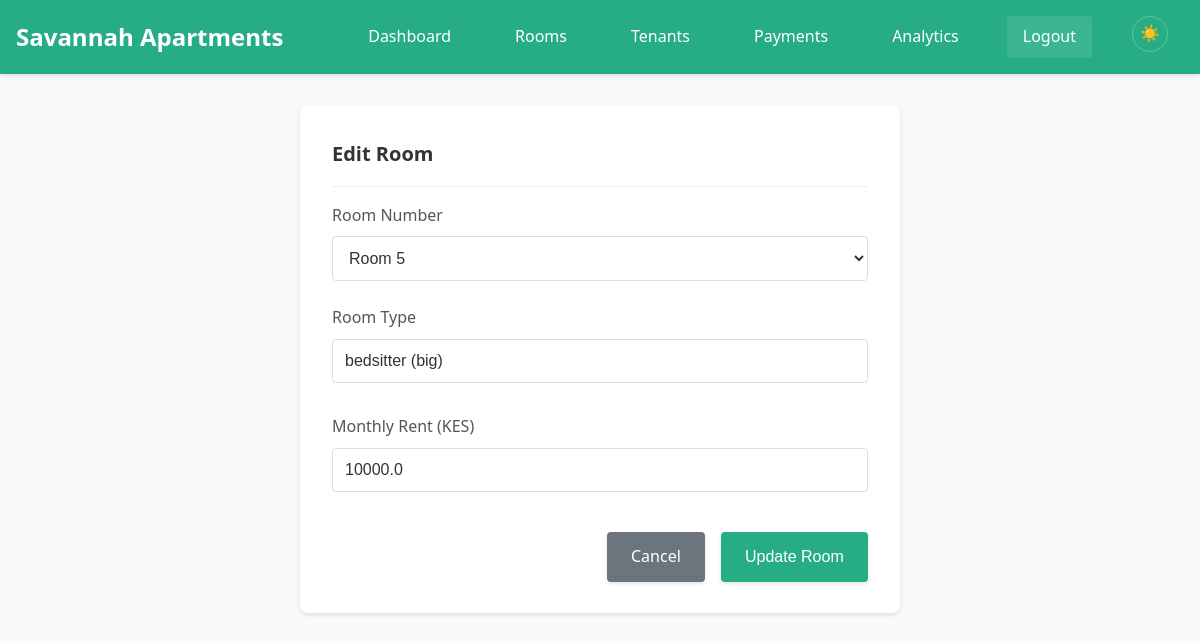
The page /rooms/edit/5 (signed in) on the database its author committed.
### tables this page shows
CREATE TABLE rooms (
            room_id INTEGER PRIMARY KEY AUTOINCREMENT,
            room_number TEXT UNIQUE NOT NULL,
            room_type TEXT NOT NULL,
            monthly_rent REAL NOT NULL,
            status TEXT DEFAULT 'vacant'
        );

### app.py (the view, shortened to what this page needs)
@app.route('/rooms/edit/<int:room_id>', methods=['GET', 'POST'])
@login_required
def edit_room(room_id):
    conn = get_db_connection()
    room = conn.execute('SELECT * FROM rooms WHERE room_id = ?', (room_id,)).fetchone()
    conn.close()
    if not room:
        flash('Room not found!', 'error')
        return redirect(url_for('rooms'))
    return render_template('room_form.html', room=room)

### app.py (called while the page is built)
def get_db_connection():
    conn = sqlite3.connect(DATABASE, timeout=20.0)
    conn.row_factory = sqlite3.Row
    conn.execute('PRAGMA journal_mode=WAL')
    conn.execute('PRAGMA synchronous=NORMAL')
    conn.execute('PRAGMA cache_size=10000')
    conn.execute('PRAGMA temp_store=MEMORY')
    return conn

def login_required(f):
    @wraps(f)
    def decorated_function(*args, **kwargs):
        if 'logged_in' not in session:
            return redirect(url_for('login'))
        return f(*args, **kwargs)
    return decorated_function

### templates/room_form.html (shortened to what this page needs)
{% extends "base.html" %}
{% block content %}
<div class="form-container">
    <div class="card-header">
        <h1 class="card-title">{% if room %}Edit Room{% else %}Add New Room{% endif %}</h1>
    </div>
    <form method="POST">
        <div class="form-group">
            <label for="room_number" class="form-label">Room Number</label>
            <select id="room_number" name="room_number" class="form-select" required>
                {% for i in range(1, 25) %}
                <option value="{{ i }}" {% if room and room.room_number == i|string %}selected{% endif %}>
                    Room {{ i }}
                </option>
                {% endfor %}
            </select>
        </div>
        <div class="form-group">
            <label for="room_type" class="form-label">Room Type</label>
            <input type="text" id="room_type" name="room_type" class="form-input"
                   value="{{ room.room_type if room else '' }}" readonly>
        </div>
        <div class="form-group">
            <label for="monthly_rent" class="form-label">Monthly Rent (KES)</label>
            <input type="number" id="monthly_rent" name="monthly_rent" class="form-input"
                   value="{{ room.monthly_rent if room else '' }}" step="0.01" min="0" readonly>
        </div>
        <div class="form-actions">
            <a href="{{ url_for('rooms') }}" class="btn btn-secondary">Cancel</a>
            <button type="submit" class="btn">{% if room %}Update Room{% else %}Add Room{% endif %}</button>
        </div>
    </form>
</div>
{% endblock %}

### static/css/style.css (style rules this page uses)
* { margin: 0; padding: 0; box-sizing: border-box; }
body { font-family: 'Segoe UI', Tahoma, Geneva, Verdana, sans-serif; line-height: 1.6; color: var(--text-primary); background-color: var(--background); }
.form-group { margin-bottom: 1.5rem; }
.form-label { display: block; margin-bottom: 0.5rem; font-weight: 500; color: var(--text-secondary); }
.form-input { width: 100%; padding: 0.75rem; border: 1px solid var(--input-border); border-radius: 4px; background-color: var(--input-bg); color: var(--text-primary); font-size: 1rem; transition: border-color 0.3s, background-color 0.3s; }
.form-select { width: 100%; padding: 0.75rem; border: 1px solid var(--input-border); border-radius: 4px; font-size: 1rem; background-color: var(--input-bg); color: var(--text-primary); }
.btn { display: inline-block; padding: 0.75rem 1.5rem; background-color: var(--brand-primary); color: var(--on-brand); text-decoration: none; border: none; border-radius: 4px; font-size: 1rem; cursor: pointer; transition: background-color 0.3s; }
.btn-secondary { background-color: #6c757d; color: #fff; }
.card-header { border-bottom: 1px solid #eee; padding-bottom: 1rem; margin-bottom: 1rem; }
.card-title { font-size: 1.25rem; font-weight: 600; color: var(--text-primary); }
.form-container { background: var(--surface); padding: 2rem; border-radius: 8px; box-shadow: 0 2px 4px rgba(0,0,0,0.1); max-width: 600px; margin: 0 auto; }
.form-actions { display: flex; gap: 1rem; justify-content: flex-end; margin-top: 2rem; }
:root { --background: #f8f9fa; --surface: #ffffff; --text-primary: #333333; --text-secondary: #555555; --divider: #eeeeee; --hover-bg: #f1f3f5; --table-header-bg: #f8f9fa; --brand-primary: #26ad85; --brand-primary-hover: #1d8a6b; --brand-accent: #37d8a8; --on-brand: #ffffff; --input-bg: #ffffff; --input-border: #dddddd; --flash-success-bg: #d4edda; --flash-success-text: #155724; --flash-success-border: #c3e6cb; --flash-error-bg: #f8d7da; --flash-error-text: #721c24; --flash-error-border: #f5c6cb; --flash-info-bg: #d1ecf1; --flash-info-text: #0c5460; --flash-info-border: #bee5eb; --badge-neutral-bg: #e2e3e5; --badge-success-bg: #d4edda; --badge-success-text: #155724; --badge-error-bg: #f8d7da; --badge-error-text: #721c24; }
.btn { position: relative; overflow: hidden; transition: all 0.3s ease-in-out; transform: translateY(0); box-shadow: 0 2px 4px rgba(0,0,0,0.1); }
.btn::before { content: ''; position: absolute; top: 0; left: -100%; width: 100%; height: 100%; background: linear-gradient(90deg, transparent, rgba(255,255,255,0.2), transparent); transition: left 0.5s ease-in-out; }
.form-input, .form-select, .form-textarea { transition: all 0.3s ease-in-out; position: relative; }
html { scroll-behavior: smooth; }
.card, .btn, .form-input { will-change: transform; }
* { -webkit-font-smoothing: antialiased; -moz-osx-font-smoothing: grayscale; }
.card, .btn, .form-input, .toast { contain: layout style paint; }
@media (prefers-reduced-motion: no-preference) { .card, .btn, .form-input { transition: transform 0.2s ease-out, box-shadow 0.2s ease-out; } }
* { scrollbar-width: thin; scrollbar-color: var(--scrollbar-thumb) var(--scrollbar-track); }
:root { --scrollbar-track: var(--divider); --scrollbar-thumb: var(--text-tertiary); --scrollbar-thumb-hover: var(--text-secondary); }

### rows shown on the page
rooms: room_number "Room 5", room_type "bedsitter (big)", monthly_rent "10000.0"
